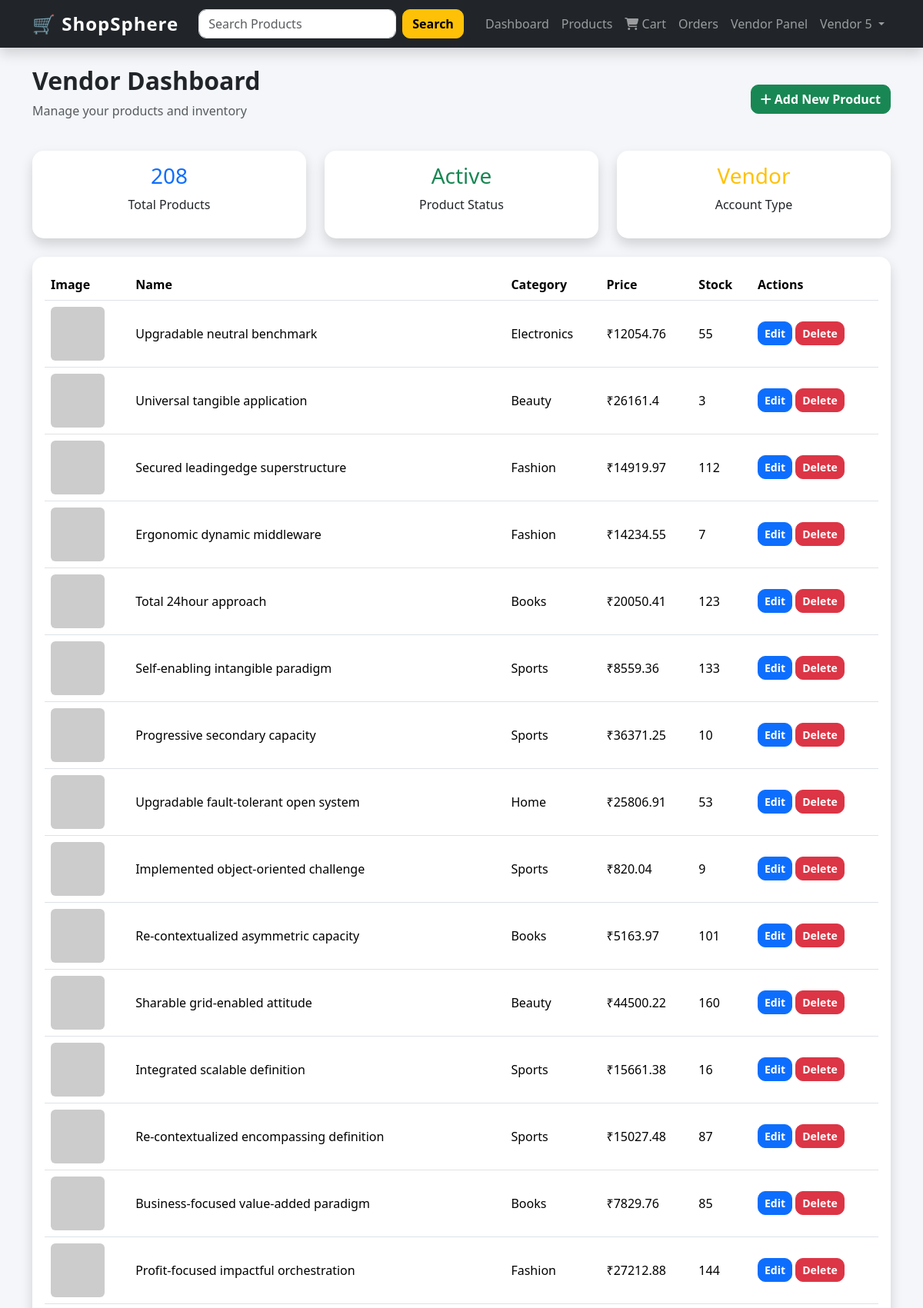
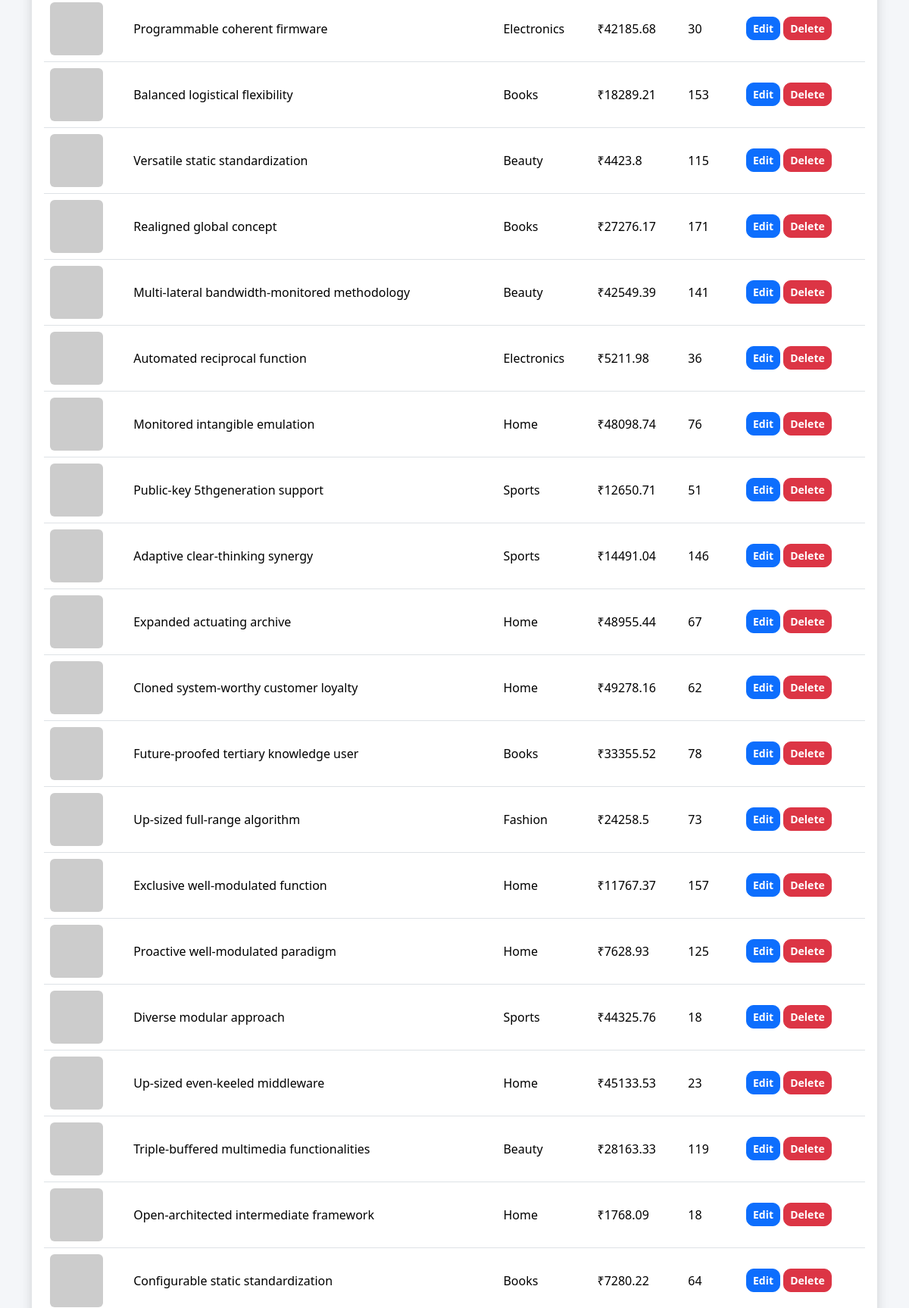
Page /vendor_dashboard (signed in, upper part) on the committed database (2 pictures, top to bottom).
### models.py (models this page shows, shortened)
class User(UserMixin, db.Model):
    __tablename__ = "users"
    id = db.Column(
        db.Integer,
        primary_key=True
    )
    name = db.Column(
        db.String(100),
        nullable=False
    )
    email = db.Column(
        db.String(120),
        unique=True,
        nullable=False
    )
    password = db.Column(
        db.String(255),
        nullable=False
    )
    role = db.Column(
        db.String(20),
        default="customer"
    )
    created_at = db.Column(
        db.DateTime,
        default=datetime.utcnow
    )
    products = db.relationship(
        "Product",
        backref="vendor",
        lazy=True
    )
    orders = db.relationship(
        "Order",
        backref="customer",
        lazy=True
    )
    cart_items = db.relationship(
        "Cart",
        backref="user",
        lazy=True
    )
    reviews = db.relationship(
        "Review",
        backref="review_user",
        lazy=True
    )

class Product(db.Model):
    __tablename__ = "products"
    id = db.Column(
        db.Integer,
        primary_key=True
    )
    name = db.Column(
        db.String(200),
        nullable=False
    )
    category = db.Column(
        db.String(100),
        nullable=False
    )
    description = db.Column(
        db.Text,
        nullable=False
    )
    price = db.Column(
        db.Float,
        nullable=False
    )
    stock = db.Column(
        db.Integer,
        default=0
    )
    image_url = db.Column(
        db.String(500),
        nullable=False
    )
    average_rating = db.Column(
        db.Float,
        default=0
    )
    total_reviews = db.Column(
        db.Integer,
        default=0
    )
    vendor_id = db.Column(
        db.Integer,
        db.ForeignKey("users.id"),
        nullable=False
    )
    created_at = db.Column(
        db.DateTime,
        default=datetime.utcnow
    )
    reviews = db.relationship(
        "Review",
        backref="product",
        lazy=True,
        cascade="all, delete"
    )
    cart_items = db.relationship(
        "Cart",
        backref="product",
        lazy=True
    )
    order_items = db.relationship(
        "OrderItem",
        backref="product",
        lazy=True
    )

### app.py (the view, shortened to what this page needs)
@app.route("/vendor_dashboard")
@login_required
def vendor_dashboard():
    products = Product.query.filter_by(
        vendor_id=current_user.id
    ).order_by(
        Product.id.desc()
    ).all()
    return render_template(
        "vendor_dashboard.html",
        products=products
    )

### app.py (called while the page is built)
@login_manager.user_loader
def load_user(user_id):
    return User.query.get(int(user_id))

### templates/vendor_dashboard.html (shortened to what this page needs)
{% extends "base.html" %}
{% block content %}
<div class="d-flex justify-content-between align-items-center mb-4">
    <div>
        <h2 class="fw-bold">
            Vendor Dashboard
        </h2>
        <p class="text-muted">
            Manage your products and inventory
        </p>
    </div>
    <div>
        <a href="{{ url_for('add_product') }}"
           class="btn btn-success">
            <i class="fa-solid fa-plus"></i>
            Add New Product
        </a>
    </div>
</div>
<div class="row mb-4">
    <div class="col-md-4">
        <div class="card shadow border-0 text-center">
            <div class="card-body">
                <h3 class="text-primary">
                    {{ products|length }}
                </h3>
                <p>
                    Total Products
                </p>
            </div>
        </div>
    </div>
    <div class="col-md-4">
        <div class="card shadow border-0 text-center">
            <div class="card-body">
                <h3 class="text-success">
                    Active
                </h3>
                <p>
                    Product Status
                </p>
            </div>
        </div>
    </div>
    <div class="col-md-4">
        <div class="card shadow border-0 text-center">
            <div class="card-body">
                <h3 class="text-warning">
                    Vendor
                </h3>
                <p>
                    Account Type
                </p>
            </div>
        </div>
    </div>
</div>
<div class="card shadow border-0">
    <div class="card-body">
        {% if products %}
        <div class="table-responsive">
            <table class="table table-hover">
                <thead>
                    <tr>
                        <th>Image</th>
                        <th>Name</th>
                        <th>Category</th>
                        <th>Price</th>
                        <th>Stock</th>
                        <th>Actions</th>
                    </tr>
                </thead>
                <tbody>
                    {% for product in products %}
                    <tr>
                        <td>
                            <img src="{{ product.image_url }}"
                                 width="70"
                                 height="70"
                                 class="rounded">
                        </td>
                        <td>
                            {{ product.name }}
                        </td>
                        <td>
                            {{ product.category }}
                        </td>
                        <td>
                            ₹{{ product.price }}
                        </td>
                        <td>
                            {{ product.stock }}
                        </td>
                        <td>
                            <a href="{{ url_for('edit_product',
                            id=product.id) }}"
                               class="btn btn-primary btn-sm">
                                Edit
                            </a>
                            <a href="{{ url_for('delete_product',
                            id=product.id) }}"
                               class="btn btn-danger btn-sm"
                               onclick="return confirm('Delete this product?')">
                                Delete
                            </a>
                        </td>
                    </tr>
                    {% endfor %}
                </tbody>
            </table>
        </div>
        {% endif %}
    </div>
</div>
{% endblock %}

### templates/base.html (shortened to what this page needs)
<!DOCTYPE html>
<html lang="en">
<head>
    <link href="https://cdn.jsdelivr.net/npm/bootstrap@5.3.3/dist/css/bootstrap.min.css"
          rel="stylesheet">
    <link rel="stylesheet"
          href="{{ url_for('static', filename='css/style.css') }}">
    <link rel="stylesheet"
          href="https://cdnjs.cloudflare.com/ajax/libs/font-awesome/6.5.2/css/all.min.css">
</head>
<body>
<nav class="navbar navbar-expand-lg navbar-dark bg-dark shadow">
    <div class="container">
        <a class="navbar-brand fw-bold"
           href="{{ url_for('dashboard') }}">
            🛒 ShopSphere
        </a>
        <div class="collapse navbar-collapse"
             id="navbarContent">
            {% if current_user.is_authenticated %}
            <form class="d-flex mx-auto"
                  method="GET"
                  action="{{ url_for('products') }}">
                <input class="form-control me-2"
                       type="search"
                       name="search"
                       placeholder="Search Products">
                <button class="btn btn-warning">
                    Search
                </button>
            </form>
            <ul class="navbar-nav ms-auto">
                <li class="nav-item">
                    <a class="nav-link"
                       href="{{ url_for('dashboard') }}">
                        Dashboard
                    </a>
                </li>
                <li class="nav-item">
                    <a class="nav-link"
                       href="{{ url_for('products') }}">
                        Products
                    </a>
                </li>
                <li class="nav-item">
                    <a class="nav-link"
                       href="{{ url_for('cart') }}">
                        <i class="fa-solid fa-cart-shopping"></i>
                        Cart
                    </a>
                </li>
                <li class="nav-item">
                    <a class="nav-link"
                       href="{{ url_for('orders') }}">
                        Orders
                    </a>
                </li>
                {% if current_user.role == 'vendor' %}
                <li class="nav-item">
                    <a class="nav-link"
                       href="{{ url_for('vendor_dashboard') }}">
                        Vendor Panel
                    </a>
                </li>
                {% endif %}
                <li class="nav-item dropdown">
                    <a class="nav-link dropdown-toggle"
                       href="#"
                       role="button"
                       data-bs-toggle="dropdown">
                        {{ current_user.name }}
                    </a>
                </li>
            </ul>
            {% endif %}
        </div>
    </div>
</nav>
<div class="container my-4">
    {% block content %}
    {% endblock %}
</div>
</body>
</html>

### static/css/style.css (style rules this page uses)
body { background-color: #f4f6f9; font-family: "Segoe UI", sans-serif; min-height: 100vh; }
a { text-decoration: none; }
.navbar-brand { font-size: 1.5rem; letter-spacing: 1px; }
.card { border: none; border-radius: 15px; overflow: hidden; transition: all 0.3s ease; }
.btn { border-radius: 10px; }
.btn-primary, .btn-success, .btn-warning, .btn-danger { font-weight: 600; }
.table { vertical-align: middle; }
.form-control, .form-select { border-radius: 10px; }

### rows in the picture
User: name "Vendor 5"
Product: name "Upgradable neutral benchmark", category "Electronics", price "12054.76", stock "55"
Product: name "Universal tangible application", category "Beauty", price "26161.4", stock "3"
Product: name "Secured leadingedge superstructure", category "Fashion", price "14919.97", stock "112"
Product: name "Ergonomic dynamic middleware", category "Fashion", price "14234.55", stock "7"
Product: name "Total 24hour approach", category "Books", price "20050.41", stock "123"
Product: name "Self-enabling intangible paradigm", category "Sports", price "8559.36", stock "133"
Product: name "Progressive secondary capacity", category "Sports", price "36371.25", stock "10"
Product: name "Upgradable fault-tolerant open system", category "Home", price "25806.91", stock "53"
Product: name "Implemented object-oriented challenge", category "Sports", price "820.04", stock "9"
Product: name "Re-contextualized asymmetric capacity", category "Books", price "5163.97", stock "101"
Product: name "Sharable grid-enabled attitude", category "Beauty", price "44500.22", stock "160"
Product: name "Integrated scalable definition", category "Sports", price "15661.38", stock "16"
Product: name "Re-contextualized encompassing definition", category "Sports", price "15027.48", stock "87"
Product: name "Business-focused value-added paradigm", category "Books", price "7829.76", stock "85"
Product: name "Profit-focused impactful orchestration", category "Fashion", price "27212.88", stock "144"
Product: name "Programmable coherent firmware", category "Electronics", price "42185.68", stock "30"
Product: name "Balanced logistical flexibility", category "Books", price "18289.21", stock "153"
Product: name "Versatile static standardization", category "Beauty", price "4423.8", stock "115"
Product: name "Realigned global concept", category "Books", price "27276.17", stock "171"
Product: name "Multi-lateral bandwidth-monitored methodology", category "Beauty", price "42549.39", stock "141"
Product: name "Automated reciprocal function", category "Electronics", price "5211.98", stock "36"
Product: name "Monitored intangible emulation", category "Home", price "48098.74", stock "76"
Product: name "Public-key 5thgeneration support", category "Sports", price "12650.71", stock "51"
Product: name "Adaptive clear-thinking synergy", category "Sports", price "14491.04", stock "146"
Product: name "Expanded actuating archive", category "Home", price "48955.44", stock "67"
Product: name "Cloned system-worthy customer loyalty", category "Home", price "49278.16", stock "62"
Product: name "Future-proofed tertiary knowledge user", category "Books", price "33355.52", stock "78"
Product: name "Up-sized full-range algorithm", category "Fashion", price "24258.5", stock "73"
Product: name "Exclusive well-modulated function", category "Home", price "11767.37", stock "157"
Product: name "Proactive well-modulated paradigm", category "Home", price "7628.93", stock "125"
Product: name "Diverse modular approach", category "Sports", price "44325.76", stock "18"
Product: name "Up-sized even-keeled middleware", category "Home", price "45133.53", stock "23"
Product: name "Triple-buffered multimedia functionalities", category "Beauty", price "28163.33", stock "119"
Product: name "Open-architected intermediate framework", category "Home", price "1768.09", stock "18"
Product: name "Configurable static standardization", category "Books", price "7280.22", stock "64"

### other values in the picture
{{ products|length }} "208"
